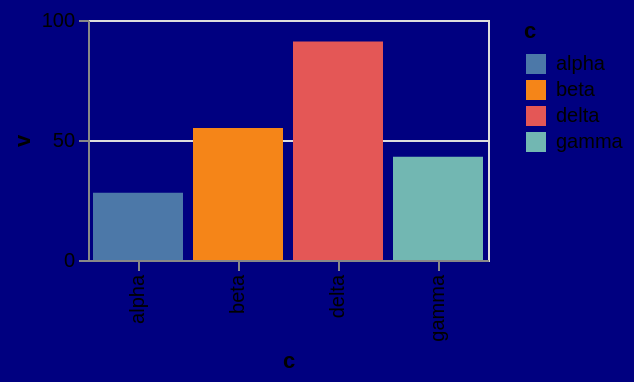

The specification (Vega-Lite) saved for this image:
### Vega-Lite specification from a JSON file in a GitHub repository (floating-point values rounded to 4 significant figures)
{"$schema": "https://vega.github.io/schema/vega-lite/v6.json", "width": 200, "height": 120, "data": {"values": [{"c": "alpha", "v": 28, "w": 3, "t": "2024-01-07"}, {"c": "beta", "v": 55, "w": 7, "t": "2024-03-19"}, {"c": "gamma", "v": 43, "w": 5, "t": "2024-06-02"}, {"c": "delta", "v": 91, "w": 9, "t": "2024-09-11"}]}, "mark": "bar", "encoding": {"x": {"field": "c", "type": "nominal"}, "y": {"field": "v", "type": "quantitative"}, "color": {"field": "c", "type": "nominal"}}, "config": {"background": "navy"}}
